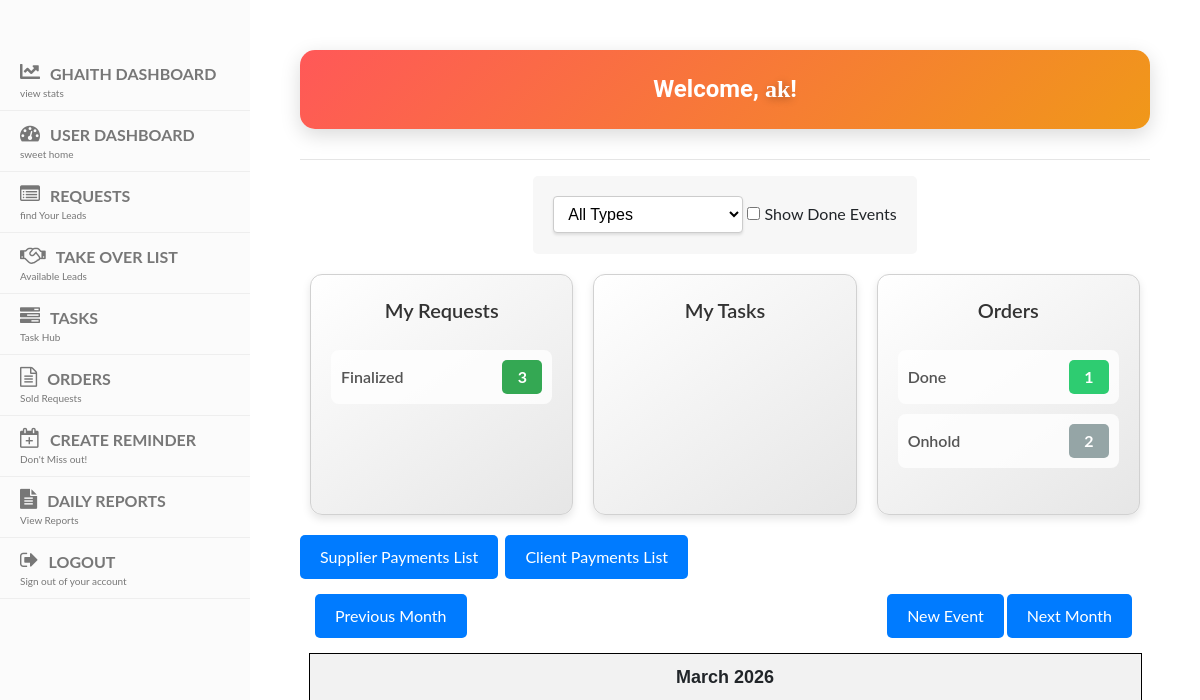
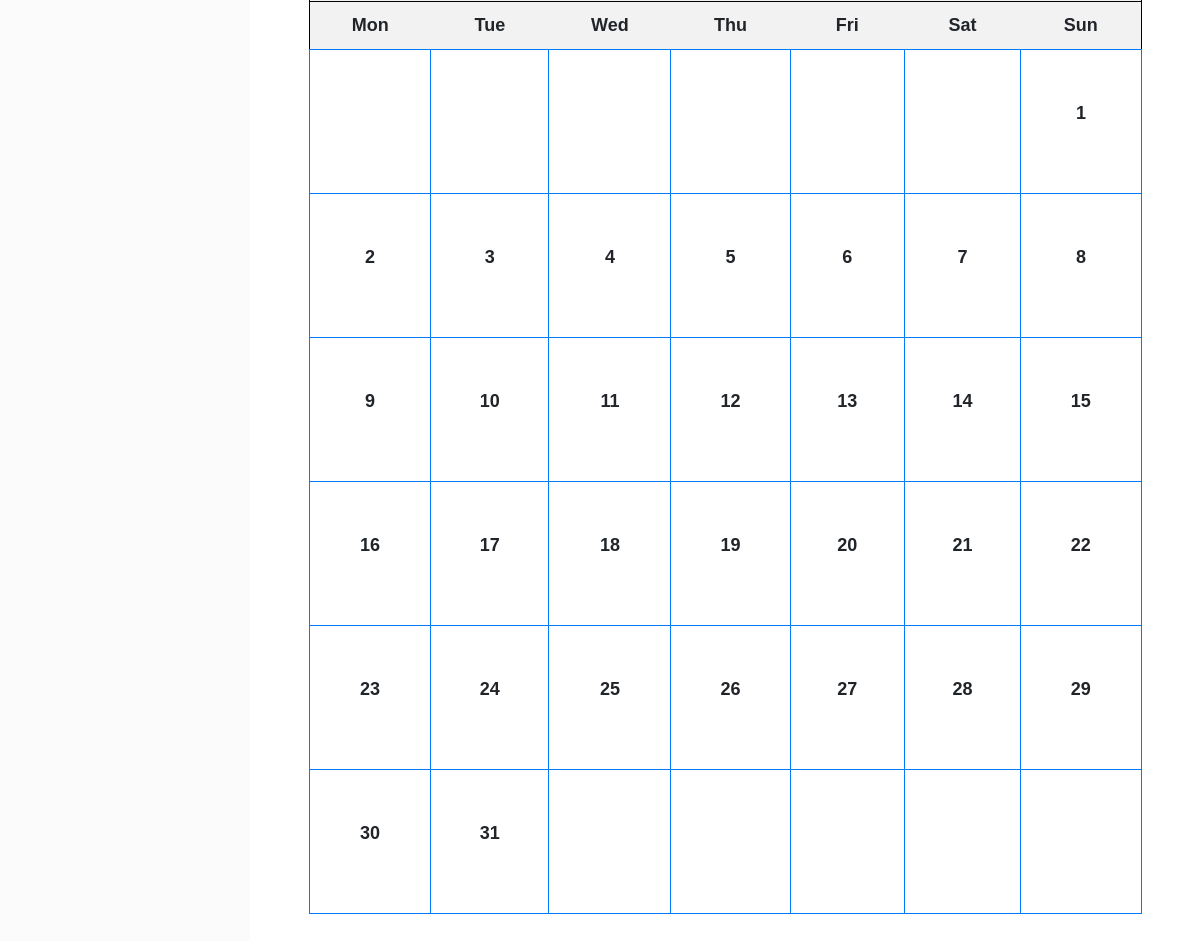
The app's page /dashboard/calendar/ (signed in), older data (2 pictures, top to bottom).
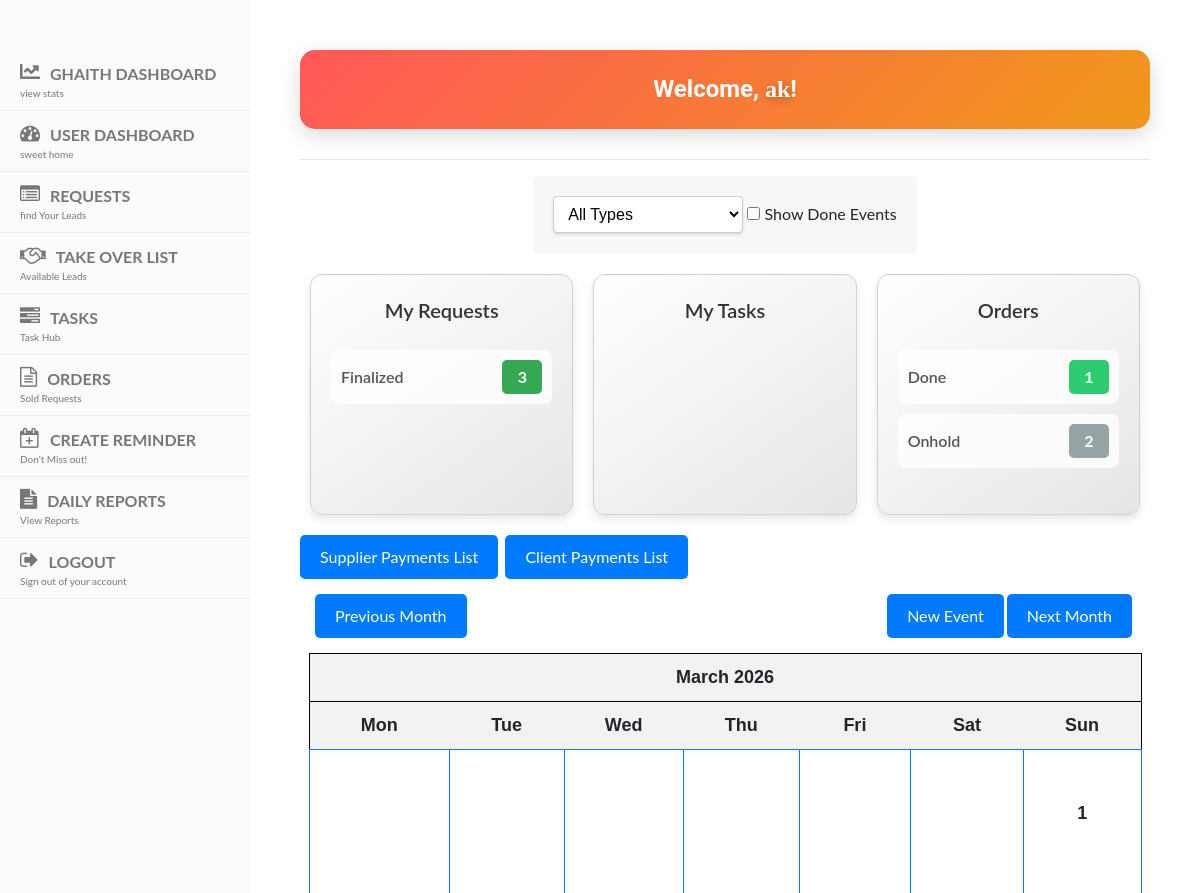
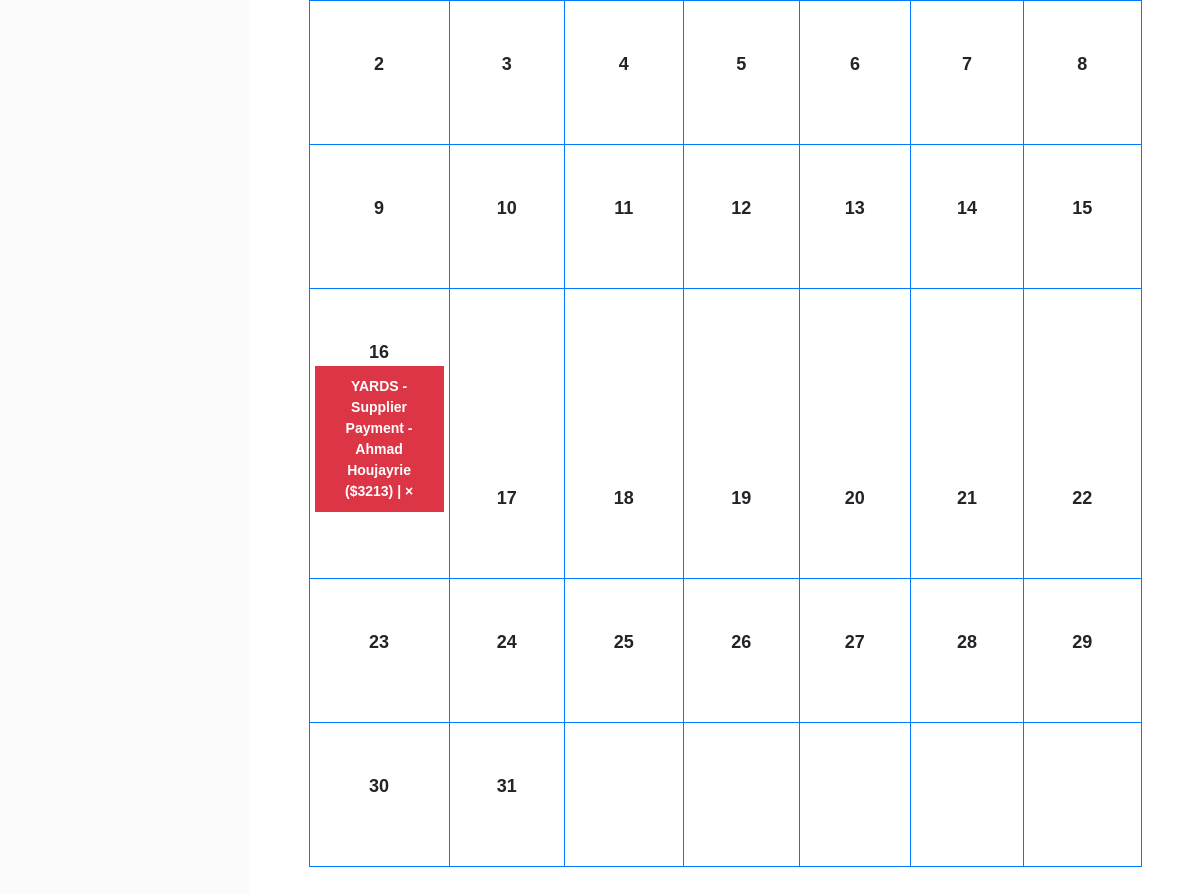
The same page, newer data (2 pictures, top to bottom).
### dashboard/models.py (models this page shows, shortened)
class Event(models.Model):
    TYPE_CHOICES = [
        ('user', 'Travel date reminder'),
        ('invoice', 'Follow-up reminder'),
        ('task', 'Payment Due Date'),
        ('followup', 'Supplier Payment'),
        ('anniversary', 'Birthday Anniversary'),  # New Event Type
    ]
    event_type = models.CharField(max_length=50,
                                  choices=TYPE_CHOICES,
                                   default='user')
    user = models.ForeignKey(User,
                             on_delete=models.CASCADE,
                             related_name="events")
    title = models.CharField(max_length=200)
    description = models.TextField()
    when = models.DateField()
    done = models.BooleanField(default=False)
    service = models.OneToOneField(
        'tasks.Service',
        null=True,
        blank=True,
        on_delete=models.CASCADE,
        related_name='calendar_event',
    )
    @property
    def get_html_url(self):
        edit_url = reverse('event_edit', args=(self.id,))
        done_url = reverse('event_done', args=(self.id,))
        if not self.done:
            return f'''
                <a href="{edit_url}" class="event-link">{self.title}</a> |
            <a href="{done_url}" class="done-link" style="color: white;">&times;</a>
            '''
        else:
            return f'''
            <a href="{edit_url}" class="event-link done-event">{self.title}</a>
            '''

### dashboard/views.py (the view)
class CalendarView(LoginRequiredMixin, generic.ListView):
    model = Event
    template_name = 'calendar.html'
    login_url = '/login/'  # Redirect to login if not authenticated
    def get_context_data(self, **kwargs):
        context = super().get_context_data(**kwargs)
        d = get_date(self.request.GET.get('month', None))
        user = self.request.user
        event_type = self.request.GET.get('event_type', None)
        show_done = self.request.GET.get('show_done')  # 'on' or None
        if user.is_staff:
            events = Event.objects.filter(
                when__year=d.year,
                when__month=d.month
            ).exclude(
                Q(event_type='invoice') & ~Q(user=user)
            )
        else:
            events = Event.objects.filter(
                user=user,
                when__year=d.year,
                when__month=d.month
            )
        if event_type:
            events = events.filter(event_type=event_type)
        if show_done != 'on':
            events = events.filter(done=False)
        cal = Calendar(d.year, d.month)
        html_cal = cal.formatmonth(withyear=True, events=events)
        lead_counts = Lead.objects.filter(assigned_to=user).values('status').annotate(total=Count('status'))
        task_counts = Task.objects.filter(assigned_to=user).values('status').annotate(total=Count('status'))
        lead_task_counts = LeadTask.objects.filter(assigned_to=user).values('status').annotate(total=Count('status'))
        context.update({
            'calendar': mark_safe(html_cal),
            'prev_month': prev_month(d),
            'next_month': next_month(d),
            'event_type': event_type,
            'type_choices': Event.TYPE_CHOICES,
            'lead_counts': {item['status']: item['total'] for item in lead_counts},
            'task_counts': {item['status']: item['total'] for item in task_counts},
            'lead_task_counts': {item['status']: item['total'] for item in lead_task_counts},
            'show_done': show_done,  # pass this so checkbox stays checked if set
        })
        return context

### dashboard/utils.py (called while the page is built)
    def formatday(self, day, events):
        events_per_day = events.filter(when__day=day)
        d = ''
        for event in events_per_day:
            d += f'<li class="event-item {event.event_type}"> {event.get_html_url} </li>'
        if day != 0:
            return f"<td><span class='date'>{day}</span><ul> {d} </ul></td>"
        return '<td></td>'

    def formatweek(self, theweek, events):
        week = ''
        for d, weekday in theweek:
            week += self.formatday(d, events)
        return f'<tr> {week} </tr>'

    def formatmonth(self, withyear=True, events=None):
        if events is None:
            events = []
        cal = f'<table border="0" cellpadding="0" cellspacing="0" class="calendar">\n'
        cal += f'{self.formatmonthname(self.year, self.month, withyear=withyear)}\n'
        cal += f'{self.formatweekheader()}\n'
        for week in self.monthdays2calendar(self.year, self.month):
            cal += f'{self.formatweek(week, events)}\n'
        return cal

### dashboard/views.py (called while the page is built)
def get_date(req_month):
    if req_month:
        year, month = (int(x) for x in req_month.split('-'))
        return date(year, month, 1)
    return datetime.today()

### dashboard/templates/calendar.html (shortened to what this page needs)
{% extends 'base.html' %}
{% block title %}
<div class="welcome-message">
    Welcome, <span class="username">{{ user.username }}</span>!
</div>
{% endblock %}
{% block content %}
{% include 'navbar.html' %}
<div class="form-event-type">
    <form method="get" action="{% url 'calendar' %}">
        <select name="event_type" onchange="this.form.submit()">
            <option value="">All Types</option>
        </select>
        <label>
            <input
            type="checkbox"
            name="show_done"
            value="on"
            onchange="this.form.submit()"
        >
        Show Done Events
    </label>
    </form>
</div>
<div class="status-counts-container">
    <div class="status-counts-box">
        <div class="status-title">My Requests</div>
        <ul class="status-list">
            {% for status, count in lead_counts.items %}
                <li>
                    <span class="status">{{ status }}</span>
                    <span class="count {% if status == 'processing' %}processing{% elif status == 'negotiation' %}negotiation{% elif status == 'finalized' %}finalized{% elif status == 'onhold' %}onhold{% elif status == 'done' %}unqual{% elif status == 'followup' %}followup{% endif %}">{{ count }}</span>
                </li>
            {% endfor %}
        </ul>
    </div>
    <div class="status-counts-box">
        <div class="status-title">My Tasks</div>
    </div>
    <div class="status-counts-box">
        <div class="status-title">Orders</div>
        <ul class="status-list">
            {% for status, count in lead_task_counts.items %}
                <li>
                    <span class="status">{{ status }}</span>
                    <span class="count {% if status == 'onhold' %}onhold{% elif status == 'progress' %}in-progress{% elif status == 'done' %}done{% endif %}">{{ count }}</span>
                </li>
            {% endfor %}
        </ul>
    </div>
</div>
<div class="calendar-lists-links">
    <a class="btn btn-info" href="{% url 'supplier_payments_list' %}">Supplier Payments List</a>
    <a class="btn btn-info" href="{% url 'client_payments_list' %}">Client Payments List</a>
</div>
<div class="clearfix">
    <a class="btn btn-info left" href="{% url 'calendar' %}?{{ prev_month }}"> Previous Month </a>
    <a class="btn btn-info right" href="{% url 'calendar' %}?{{ next_month }}"> Next Month </a>
    <a class="btn btn-info right" href="{% url 'event_new' %}"> New Event </a>
</div>
{{ calendar }}
{% endblock %}

Row changes from the older to the newer data that the page shows:
added Event: title "March 2026 Mon Tue Wed Thu Fri Sat Sun 1 2 3 4 5 6 7 8 9 10 11 12 13 14 15 16 YARDS - Supplier Payment - Ahmad Houjayrie ($3213) | × 17 18 19 20 21 22 23 24 25 26 27 28 29 30 31"
Text that changed along with them:
{{ calendar }}: "March 2026 Mon Tue Wed Thu Fri Sat Sun 1 2 3 4 5 6 7 8 9 10 11 12 13 14 15 16 17 18 19 20 21 22 23 24 25 26 27 28 29 30 31" → (not shown)
